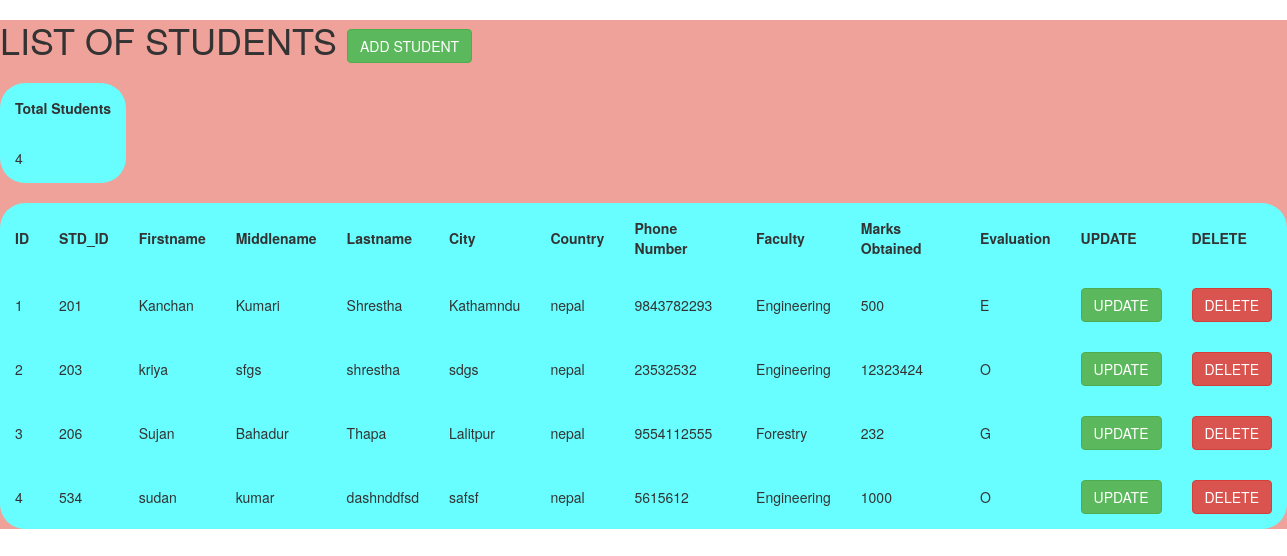
Page /studentform/getstudentlist/ on the earlier database version.
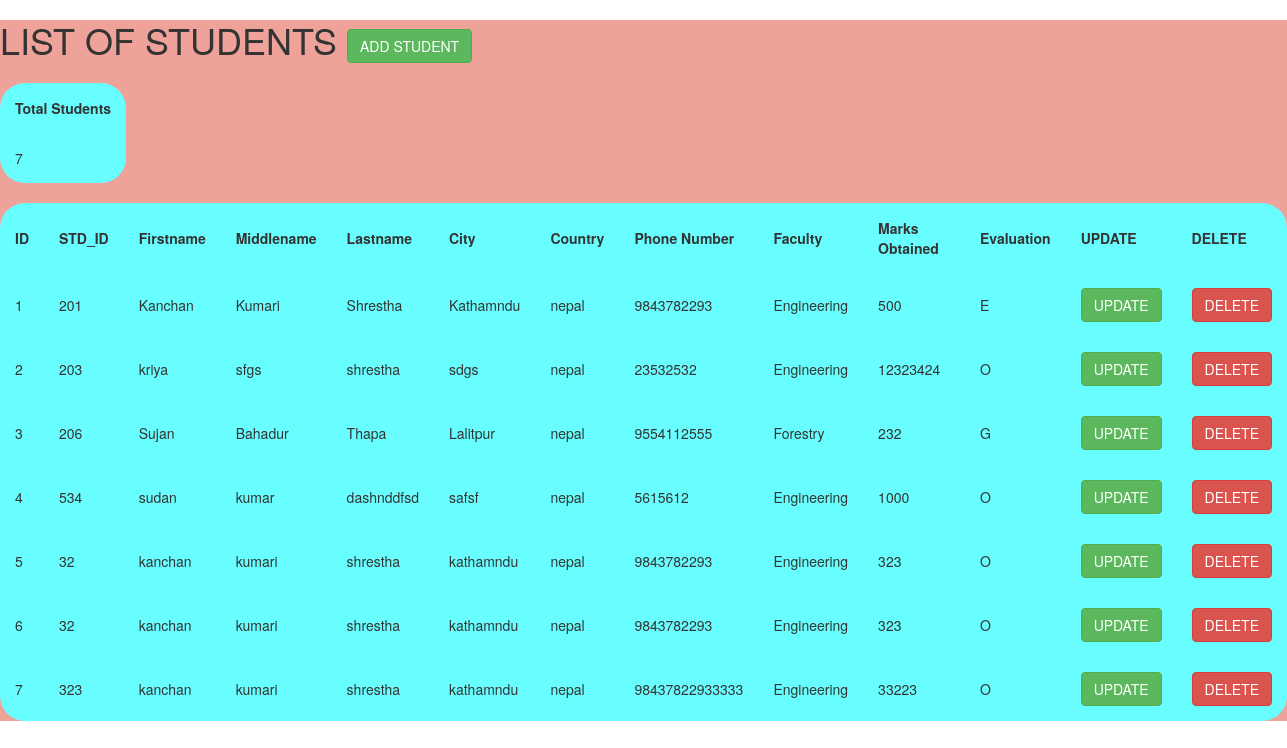
Same page on the later database version.
### studentform/models.py (models this page shows)
class StudentForm(models.Model):
    std_id=models.IntegerField()
    first_name=models.CharField(max_length=255)
    middle_name=models.CharField(max_length=255,null=True,blank=True)
    last_name=models.CharField(max_length=255)
    city=models.CharField(max_length=255)
    country=models.CharField(max_length=255)
    phone_number=models.CharField(max_length=10)
    country_code=models.CharField(max_length=30,null=True,blank=True)
    faculty=models.CharField(max_length=255)
    marks_obtained=models.IntegerField()
    percentage=models.FloatField(null=True,blank=True)
    evaluation=models.CharField(max_length=255)

### studentform/views.py (the view)
# urls.py: path('getstudentlist/',views.studentlist,name="getstudentlist"),
def studentlist(request):
    students=StudentForm.objects.all()
    totalnumber=students.count()
    print("total",totalnumber)
    studentlist={
        'list':students,
        "total":totalnumber
    }
    return render(request,'studentform/student_list.html',studentlist)

### studentform/templates/studentform/student_list.html (shortened to what this page needs)
<!DOCTYPE html>
<html lang="en">
<head>
    <link rel="stylesheet" href="https://maxcdn.bootstrapcdn.com/bootstrap/3.4.1/css/bootstrap.min.css">
</head>
<body>
    <div>
 <h1> LIST OF STUDENTS  <a href="{% url 'add_student' %}"><button type="button"  class="btn btn-success">ADD STUDENT</button></a></h1>
<table>
 <h3>
    <tr>
     <th>Total Students
    </th>
    </tr>
    <tr>
        <td>
            {{ total }}
        </td>
    </tr>
    </h3>
</table>
<br>
    <table>
        <tr>
            <th> ID</th>
            <th>STD_ID</th>
            <th>Firstname</th>
            <th>Middlename</th>
            <th>Lastname</th>
            <th>City</th>
            <th>Country</th>
            <th>Phone Number</th>
            <th>Faculty</th>
            <th>Marks Obtained</th>
            <th>Evaluation</th>
            <th>UPDATE</th>
            <th>DELETE</th>
          </tr>
{% for i in list %}
    <tr>
      <td>{{ forloop.counter }}</td>
      <td>{{i.std_id}}</td>
      <td>{{i.first_name}}</td>
      <td>{{i.middle_name}}</td>
      <td>{{i.last_name}}</td>
      <td>{{i.city}}</td>
      <td>{{i.country}}</td>
      <td>{{i.phone_number}}</td>
      <td>{{i.faculty}}</td>
      <td>{{i.marks_obtained}}</td>
      <td>{{i.evaluation}}</td>
      <td> <a href="{% url 'updates' i.id%}"><button type="button"  class="btn btn-success">UPDATE</button></a></td>
      <td> <a href="{% url 'deletes' i.id%}"><button type="button" class="btn btn-danger">DELETE</button><a></td>
    </tr>
{% endfor%}
</table>
</div>
</body>
</html>

### studentform/templates/studentform/student_list.html (style rules this page uses)
table { border-radius: 25px; background-color: #68feff; }
th, td { border-radius: 25px; padding: 15px; text-align: left; }
div { background-color: #eea29a; }

Differences in the rows shown:
added StudentForm: std_id "32", first_name "kanchan", middle_name "kumari", last_name "shrestha", city "kathamndu", country "nepal", phone_number "9843782293", faculty "Engineering", marks_obtained "323", evaluation "O"
added StudentForm: std_id "32", first_name "kanchan", middle_name "kumari", last_name "shrestha", city "kathamndu", country "nepal", phone_number "9843782293", faculty "Engineering", marks_obtained "323", evaluation "O"
added StudentForm: std_id "323", first_name "kanchan", middle_name "kumari", last_name "shrestha", city "kathamndu", country "nepal", phone_number "98437822933333", faculty "Engineering", marks_obtained "33223", evaluation "O"
Other differences:
{{ total }}: "4" → "7"
